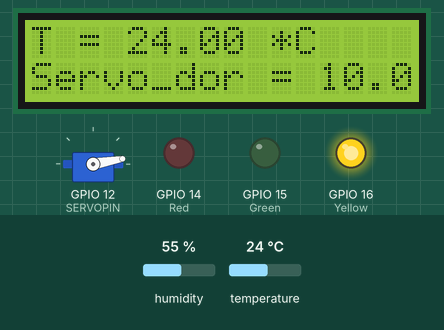
Bench run of a sketch on a simulated ESP32. On the bench: servo, 16×2 character LCD, output pins drawn as LEDs (lit = HIGH). The test bench sets the inputs (shaded band); at power-on: temperature 24 °C, humidity 55 %. WiFi joins after 1.5 s; servers stay silent unless stated; uploads are accepted with an empty reply; what the sketch prints to the serial monitor is not drawn.

Above: at 5.6 s.
5.7 s: temperature set to 16 °C
At 11.3 s:
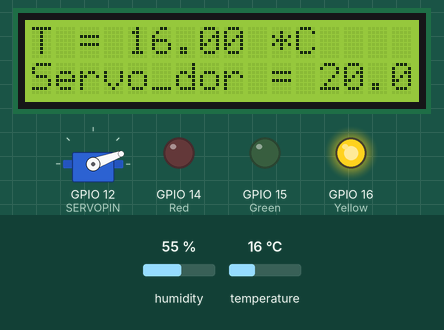
16.6 s: temperature set to 13 °C
At 21.1 s:
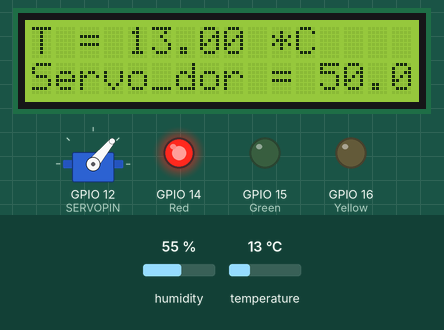
26.7 s: temperature set to 19 °C
At 31.9 s:
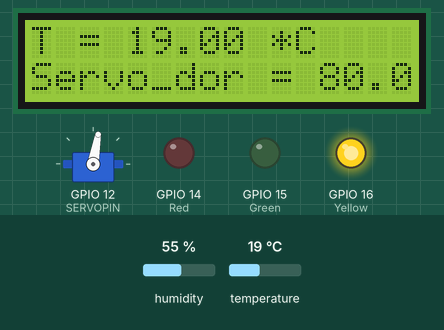
37.9 s: temperature set to 12 °C
At 42.9 s:
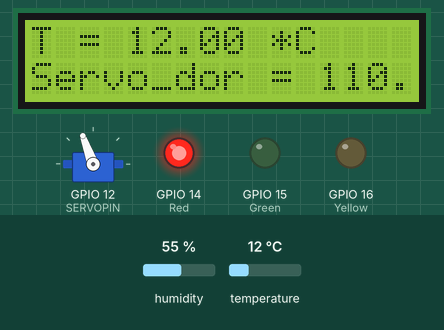
48.0 s: temperature set to 23 °C
At 52.8 s:
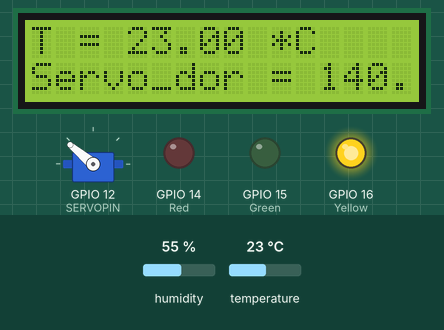
58.1 s: temperature set to 26 °C
At 63.0 s:
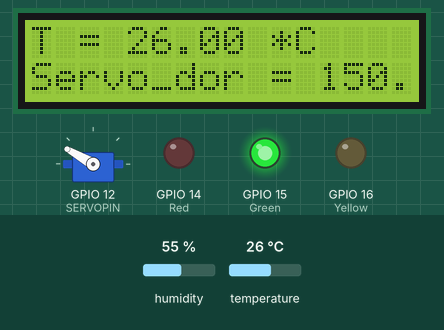
Timing chart, 0 to 64.5 s (numbered marks = the images above; inputs shaded):
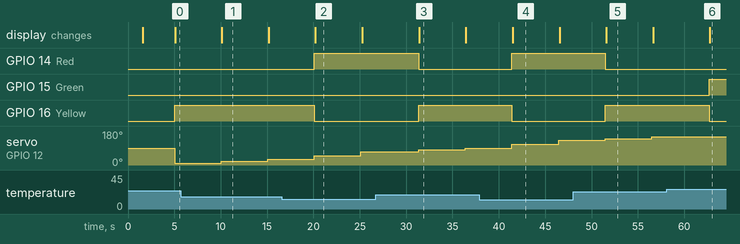

Measured:
- the behaviour switches between 15 and 14 °C on temperature (found by bisection; images 1 and 2)
- the behaviour switches between 24 and 25 °C on temperature (found by bisection; images 5 and 6)
- after the input at 16.6 s, GPIO 14 (Red): LOW → HIGH after 3.5 s; GPIO 16 (Yellow): HIGH → LOW after 3.5 s
- after the input at 26.7 s, GPIO 14 (Red): HIGH → LOW after 4.7 s; GPIO 16 (Yellow): LOW → HIGH after 4.7 s
- after the input at 37.9 s, GPIO 14 (Red): LOW → HIGH after 3.5 s; GPIO 16 (Yellow): HIGH → LOW after 3.5 s
- after the input at 48.0 s, GPIO 14 (Red): HIGH → LOW after 3.5 s; GPIO 16 (Yellow): LOW → HIGH after 3.5 s
- after the input at 58.1 s, GPIO 15 (Green): LOW → HIGH after 4.6 s; GPIO 16 (Yellow): HIGH → LOW after 4.6 s; servo on GPIO 12 (SERVOPIN): stays 150° (without the input it goes to 160° after 4.6 s); the display: changes after 4.6 s (image 6)

The sketch:

Code_2.ino
```cpp
// WiFi
#include <WiFi.h>
#include <WiFiClient.h>
WiFiClient client;
#include <Wire.h>
#include <OneWire.h>
#include <ArduinoJson.h>

// Sensor
#include <Adafruit_Sensor.h>
#include <DHT.h>
#define DHTPIN            13         //  Контакт, который подключен к датчику DHT
DHT dht(DHTPIN, DHT11);

// Display
#include <LiquidCrystal_I2C.h>
LiquidCrystal_I2C lcd(0x27,16,2);

// Sensor
#define sensorCount 3
char* sensorName[] = {"Temp","Led","Servo_dor"};
float sensorValues[sensorCount];

// Name Sensor
#define  Temp 0
#define  Led 1
#define  Servo_dor 2

// Led
#define Red 14
#define Green 15
#define Yellow 16

// Servo
#include <ESP32Servo.h>
#define SERVOPIN 12
Servo myservo;

// WiFi config
char ssid[] = "ПИДОРАСЫ";
char pass[] = "14881111)";

// ThingWorx
char iot_server[] = "jrskillsiot.cloud.thingworx.com";
IPAddress iot_address(52,203,26,63);
char appKey[] = "";
char thingName[] = "";
char serviceName[] = "";

// Timer
long timer_iot_timeout = 0;
#define TIMEOUT 1000 // 1 second timout
#define IOT_TIMEOUT1 5000
#define IOT_TIMEOUT2 100
#define AUTO_UPDATE_TIME 500
#define THINGWORX_UPDATE_TIME 30000
#define SENSORS_UPDATE_TIME 5000
#define PRINT_UPDATE_TIME 5000
unsigned long timer_thingworx = 0;
unsigned long timer_print = 0;
unsigned long timer_auto = 0;
unsigned long timer_sensors = 0;

#define BUFF_LENGTH 256
char buff[BUFF_LENGTH] = "";
int relay_control = 0;
int btn_state = 0;
int auto_control = 0;

void setup() {
  Serial.begin(115200);
  dht.begin();
  myservo.attach(SERVOPIN);

  Serial.println("Conecting to WiFi");
  WiFi.begin(ssid, pass);
  while (WiFi.status() != WL_CONNECTED){
    delay(500);
    Serial.println(".");
    }
  Serial.println("Local IP:");
  Serial.println(WiFi.localIP());

  pinMode(Red, OUTPUT);
  pinMode(Green, OUTPUT);
  pinMode(Yellow, OUTPUT);

  lcd.init();
  lcd.backlight();
  lcd.clear();
  lcd.setCursor(0,0);
}

void sensor(){
  sensorValues[Temp] = dht.readTemperature();
  if (isnan(sensorValues[Temp]))
  {
    Serial.println("Failed to read from DHT11 sensor!");
  }
  if (sensorValues[Temp] > 28){
    sensorValues[Servo_dor] -= (sensorValues[Temp] - 28);
    myservo.write(sensorValues[Servo_dor]);
  }
  else if (sensorValues[Temp] > 24){
    sensorValues[Led] = 2;
    digitalWrite(Green, HIGH);
    digitalWrite(Red, LOW);
    digitalWrite(Yellow, LOW);
  }
  else if (sensorValues[Temp] > 14) {
    sensorValues[Led] = 1;
    sensorValues[Servo_dor] += 10;
    myservo.write(sensorValues[Servo_dor]);
    digitalWrite(Yellow, HIGH);
    digitalWrite(Green, LOW);
    digitalWrite(Red, LOW);
  }
  else{
    sensorValues[Led] = 0;
    sensorValues[Servo_dor] += 20;
    myservo.write(sensorValues[Servo_dor]);
    digitalWrite(Red, HIGH);
    digitalWrite(Yellow, LOW);
    digitalWrite(Green, LOW);
  }
}

void printDataLCD()
{
  lcd.clear();
  lcd.setCursor(0, 0);
  lcd_printstr("T = " + String(sensorValues[Temp]) + " *C");
  lcd.setCursor(0, 1);
  String color = "Red";
  if (sensorValues[Led] == 1){ color = "Yellow";}
  else if (sensorValues[Led] == 2){ color = "Green";}
  lcd_printstr("Led = " + color);
  lcd.setCursor(0, 2);
  lcd_printstr("Servo_dor = " + String(sensorValues[Servo_dor]) + " grad");
}
void lcd_printstr(String str1)
{
  for (int i = 0; i < str1.length(); i++)
  {
    lcd.print(str1.charAt(i));
  }
}

void sendThingWorxStream()
{
  // Подключение к серверу
  Serial.println("Connecting to IoT server...");
  if (client.connect(iot_address, 80))
  {
    // Проверка установления соединения
    if (client.connected())
    {
      // Отправка заголовка сетевого пакета
      Serial.println("Sending data to IoT server...\n");
      Serial.print("POST /Thingworx/Things/");
      client.print("POST /Thingworx/Things/");
      Serial.print(thingName);
      client.print(thingName);
      Serial.print("/Services/");
      client.print("/Services/");
      Serial.print(serviceName);
      client.print(serviceName);
      Serial.print("?appKey=");
      client.print("?appKey=");
      Serial.print(appKey);
      client.print(appKey);
      Serial.print("&method=post&x-thingworx-session=true");
      client.print("&method=post&x-thingworx-session=true");
      // Отправка данных с датчиков
      for (int idx = 0; idx < sensorCount; idx ++)
      {
        Serial.print("&");
        client.print("&");
        Serial.print(sensorName[idx]);
        client.print(sensorName[idx]);
        Serial.print("=");
        client.print("=");
        Serial.print(sensorValues[idx]);
        client.print(sensorValues[idx]);
      }
      // Закрываем пакет
      Serial.println(" HTTP/1.1");
      client.println(" HTTP/1.1");
      Serial.println("Accept: application/json");
      client.println("Accept: application/json");
      Serial.print("Host: ");
      client.print("Host: ");
      Serial.println(iot_server);
      client.println(iot_server);
      Serial.println("Content-Type: application/json");
      client.println("Content-Type: application/json");
      Serial.println();
      client.println();

      // Ждем ответа от сервера
      timer_iot_timeout = millis();
      while ((client.available() == 0) && (millis() < timer_iot_timeout + IOT_TIMEOUT1))
      {
        delay(10);
      }

      // Выводим ответ о сервера, и, если медленное соединение, ждем выход по таймауту
      int iii = 0;
      bool currentLineIsBlank = true;
      bool flagJSON = false;
      timer_iot_timeout = millis();
      while ((millis() < timer_iot_timeout + IOT_TIMEOUT2) && (client.connected()))
      {
        while (client.available() > 0)
        {
          char symb = client.read();
          Serial.print(symb);
          if (symb == '{')
          {
            flagJSON = true;
          }
          else if (symb == '}')
          {
            flagJSON = false;
          }
          if (flagJSON == true)
          {
            buff[iii] = symb;
            iii ++;
          }
          delay(10);
          timer_iot_timeout = millis();
        }
        delay(10);
      }
      buff[iii] = '}';
      buff[iii + 1] = '\0';
      Serial.println(buff);
      // Закрываем соединение
      client.stop();

      // Расшифровываем параметры
      StaticJsonBuffer<BUFF_LENGTH> jsonBuffer;
      JsonObject& json_array = jsonBuffer.parseObject(buff);
      relay_control = json_array["relay_control"];
      Serial.println("Relay control:   " + String(relay_control));
      Serial.println();
    }
  }
}

void printAllSensors()
{
  for (int i = 0; i < sensorCount; i++)
  {
    Serial.print(sensorName[i]);
    Serial.print(" = ");
    Serial.println(sensorValues[i]);
  }
}
void loop() {
  // Send data to ThingWorx server
  if (millis() > timer_thingworx + THINGWORX_UPDATE_TIME)
  {
    sendThingWorxStream();
    timer_thingworx = millis();
  }
  // Read all sensors
  if (millis() > timer_sensors + SENSORS_UPDATE_TIME)
  {
    sensor();
    printAllSensors();
    timer_sensors = millis();
  }

  // Print data to LCD
  if (millis() > timer_print + PRINT_UPDATE_TIME)
  {
    printDataLCD();
    timer_print = millis();
  }
}
```
